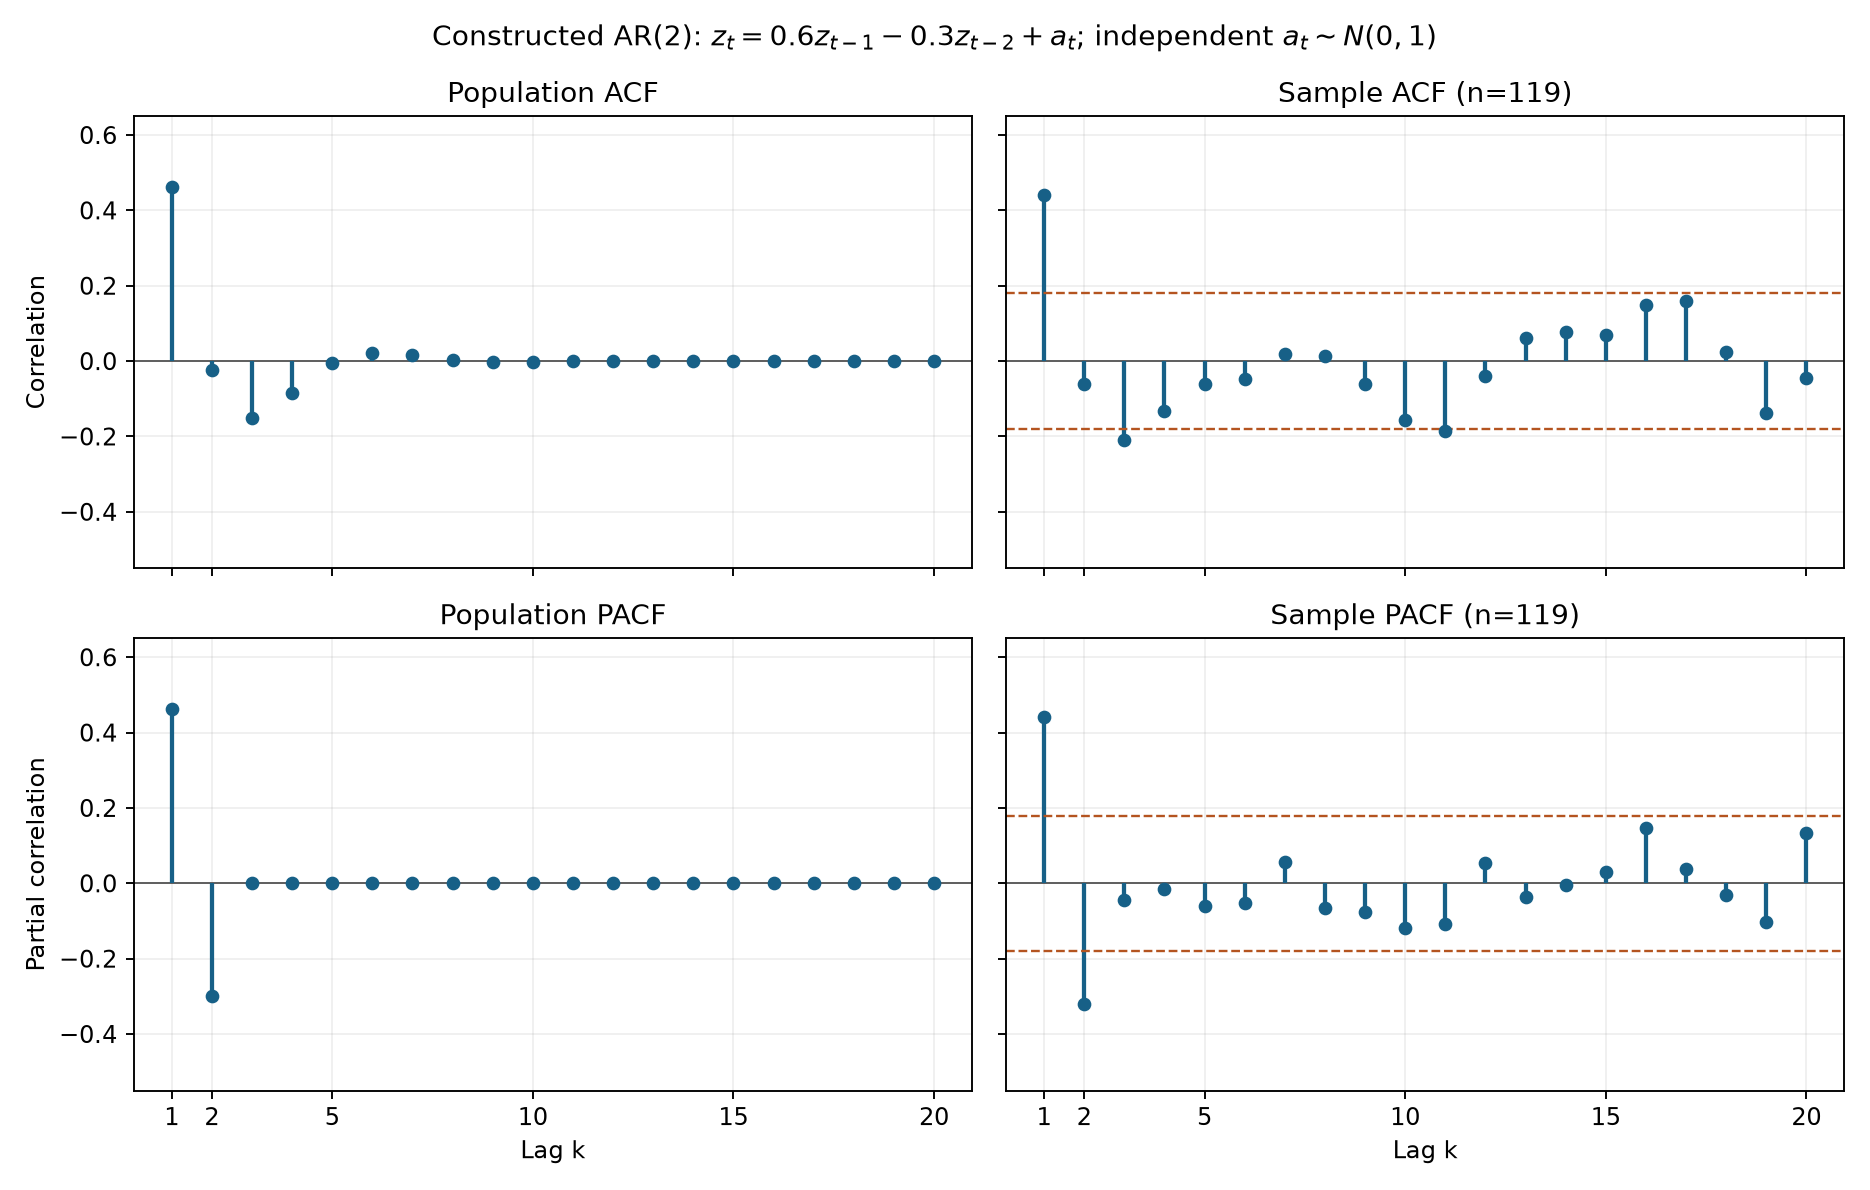

Write Python code to recreate this figure.
"""Constructed stationary zero-mean AR(2) population and sample curves."""
import json
from pathlib import Path

import matplotlib
matplotlib.use("Agg")
import matplotlib.pyplot as plt
import numpy as np
from statsmodels.tsa.stattools import acf, pacf


def main():
    root = Path(__file__).resolve().parent
    phi1, phi2 = 0.6, -0.3
    seed, n, burn, nlags = 20261119, 119, 2000, 20
    rng = np.random.default_rng(seed)
    innovations = rng.normal(size=burn+n)
    full = np.empty(burn+n)
    previous, previous2 = 0.0, 0.0
    for i, innovation in enumerate(innovations):
        value = phi1*previous + phi2*previous2 + innovation
        full[i] = value
        previous2, previous = previous, value
    z = full[burn:]
    rho = np.zeros(nlags+1)
    rho[:2] = [1, phi1/(1-phi2)]
    for k in range(2, nlags+1):
        rho[k] = phi1*rho[k-1]+phi2*rho[k-2]
    population_pacf = np.zeros(nlags+1)
    population_pacf[:3] = [1, rho[1], phi2]
    sample_acf = acf(z, nlags=nlags, fft=False, adjusted=False)
    sample_pacf = pacf(z, nlags=nlags, method="ywm")
    band = 1.96/np.sqrt(n)
    fig, axes = plt.subplots(2, 2, figsize=(11, 7), sharex=True, sharey=True)
    lag = np.arange(1, nlags+1)
    for ax, values, title in zip(axes.flat,
        [rho, sample_acf, population_pacf, sample_pacf],
        ["Population ACF", f"Sample ACF (n={n})", "Population PACF", f"Sample PACF (n={n})"]):
        ax.axhline(0, color="0.35", linewidth=0.8)
        ax.vlines(lag, 0, values[1:], color="#176087", linewidth=1.8)
        ax.scatter(lag, values[1:], color="#176087", s=23, zorder=3)
        ax.set(title=title, xticks=[1, 2, 5, 10, 15, 20], ylim=(-0.55, 0.65))
        ax.grid(alpha=0.2)
    for ax in axes[:, 1]:
        ax.axhline(band, color="#b45420", linestyle="--", linewidth=1)
        ax.axhline(-band, color="#b45420", linestyle="--", linewidth=1)
    for ax in axes[1, :]:
        ax.set_xlabel("Lag k")
    axes[0, 0].set_ylabel("Correlation")
    axes[1, 0].set_ylabel("Partial correlation")
    fig.suptitle(r"Constructed AR(2): $z_t=0.6z_{t-1}-0.3z_{t-2}+a_t$; independent $a_t\sim N(0,1)$")
    fig.tight_layout()
    fig.savefig(root / "turn10_ar2_correlations.png", dpi=170)
    plt.close(fig)
    stationarity_conditions = {
        "abs_phi2_less_than_one": bool(abs(phi2)<1),
        "phi1_plus_phi2_less_than_one": bool(phi1+phi2<1),
        "phi2_minus_phi1_less_than_one": bool(phi2-phi1<1),
    }
    result = {
        "description": "Constructed zero-mean AR(2), not paper-towel data or a fitted model",
        "fixed_illustrative_parameters": {"phi_1": phi1, "phi_2": phi2, "innovation_variance": 1},
        "causal_stationarity_checks": stationarity_conditions,
        "seed": seed, "burn_in": burn, "sample_size": n,
        "initial_values_before_burn_in": [0, 0],
        "population_acf": rho.tolist(), "population_pacf": population_pacf.tolist(),
        "sample_acf": sample_acf.tolist(), "sample_pacf": sample_pacf.tolist(),
        "sample_pacf_method": "Yule-Walker with unadjusted autocovariances (ywm)",
        "reference_band": band,
        "reference_band_caveat": "approximate pointwise white-noise reference, not exact AR(2) confidence bands or simultaneous bounds",
        "simulated_working_series": z.tolist(),
    }
    (root / "turn10_ar2_correlations.json").write_text(json.dumps(result, indent=2)+"\n")
    print(json.dumps({"population_acf_1_6": rho[1:7].tolist(),
                      "population_pacf_1_3": population_pacf[1:4].tolist(),
                      "sample_pacf_1_6": sample_pacf[1:7].tolist(),
                      "sample_pacf_lags_outside_reference": [int(k) for k in lag if abs(sample_pacf[k]) > band],
                      "causal_stationarity_checks": stationarity_conditions}, indent=2))


if __name__ == "__main__":
    main()
